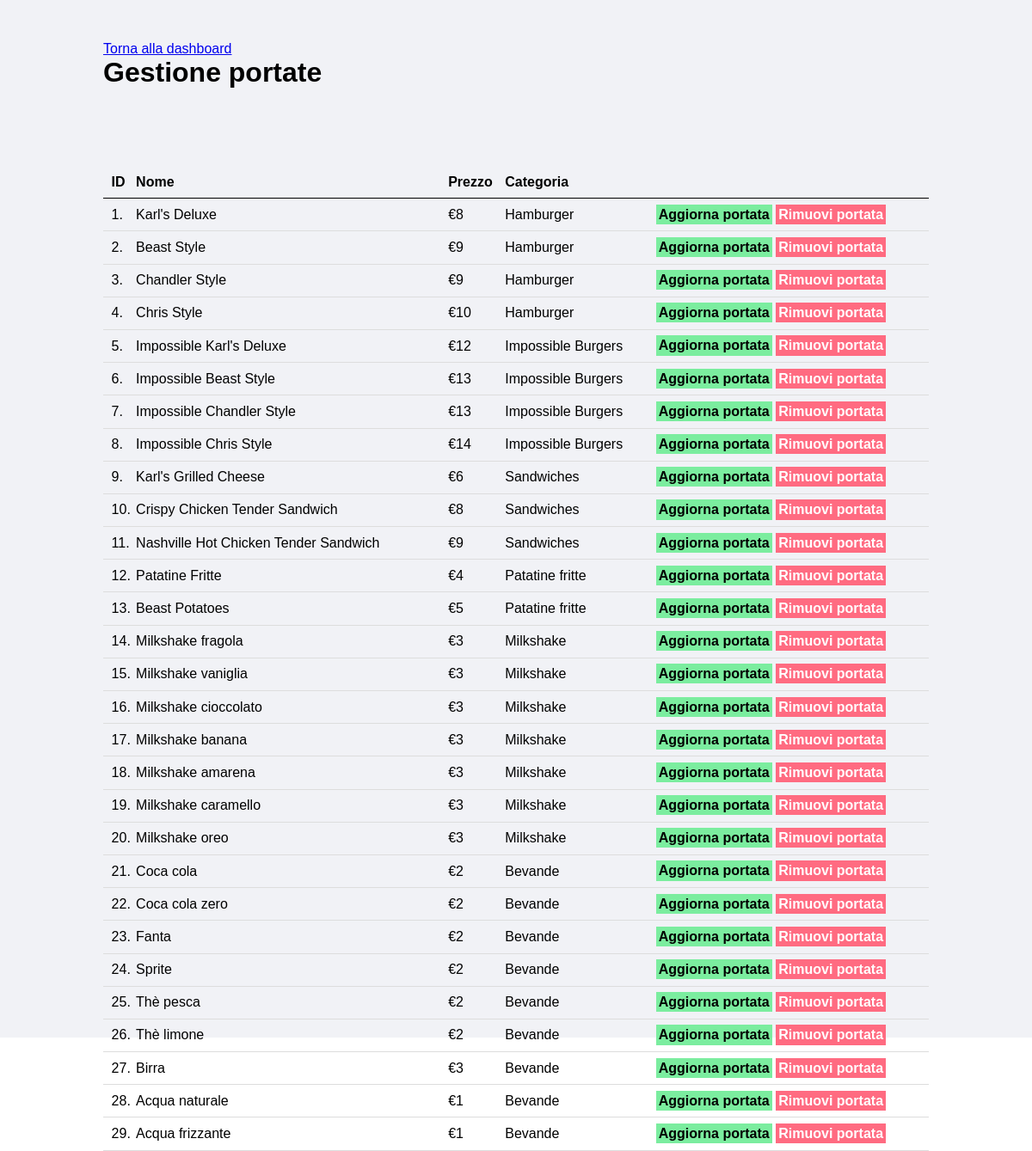
Screenshot of /pages/admin/pages/gestisciPortata.php with the database file from the repository.
### tables this page shows
CREATE TABLE `portata` (
  `id` int(11) NOT NULL,
  `nome` varchar(50) NOT NULL,
  `prezzo` int(11) NOT NULL,
  `tipologia` varchar(255) NOT NULL,
  `descrizione` varchar(255) NOT NULL,
  `allergeni` varchar(255) NOT NULL,
  `img` varchar(255) NOT NULL
);

### pages/admin/pages/gestisciPortata.php (the view, shortened to what this page needs)
<?php
  require_once('../../connessione.php');
?>
<html>
    <head>
        <link rel="stylesheet" type="text/css" href="../css/style.css">
    </head>
    <body>
        <div class="main-content">
            <div class="wrapper">
            <a href="../index.php">Torna alla dashboard</a>
                <h1>Gestione portate</h1>
                <br /><br />
                        <br /><br /><br />
                        <table class="tbl-full">
                            <tr>
                                <th>ID</th>
                                <th>Nome</th>
                                <th>Prezzo</th>
                                <th>Categoria</th>
                                <th></th>
                            </tr>
                            <?php
                                $sql = "SELECT * FROM Portata";
                                $res = $conn -> query($sql);
                                if($res -> num_rows > 0){
                                    while($row = $res -> fetch_assoc()){
                                        $id = $row['id'];
                                        $title = $row['nome'];
                                        $price = $row['prezzo'];
                                        $type = $row['tipologia'];
                                        ?>
                                        <tr>
                                            <td><?php echo $id; ?>. </td>
                                            <td><?php echo $title; ?></td>
                                            <td>€<?php echo $price; ?></td>
                                            <td><?php echo $type?></td>
                                            <td>
                                                <a href="aggiornaPortata.php?id=<?php echo $id; ?>" class="btn-secondary">Aggiorna portata</a>
                                                <a href="rimuoviPortata.php?id=<?php echo $id; ?>" class="btn-danger">Rimuovi portata</a>
                                            </td>
                                        </tr>
                                        <?php
                                    }
                                }
                                else
                                {
                                    echo "<tr> <td colspan='7' class='error'> Food not Added Yet. </td> </tr>";
                                }
                            ?>
                        </table>
            </div>
        </div>
    </body>
</html>

### pages/admin/css/style.css (style rules this page uses)
* { margin: 0; padding: 0; font-family: Arial, Helvetica, sans-serif; }
.wrapper { padding: 1%; width: 80%; height: 83%; margin: 0 auto; }
.tbl-full { width: 100%; }
table { border-collapse: collapse; width: 100%; }
th, td { padding: 8px; text-align: left; border-bottom: 1px solid #ddd; }
table tr th { border-bottom: 1px solid black; padding: 1%; text-align: left; }
table tr td { padding: 1%; }
.btn-secondary { background-color: #7bed9f; padding: 1%; color: black; text-decoration: none; font-weight: bold; }
.btn-danger { background-color: #ff6b81; padding: 1%; color: white; text-decoration: none; font-weight: bold; }
.main-content { background-color: #f1f2f6; padding: 3% 0; }

### rows the page displays
portata: id "1", nome "Karl's Deluxe", prezzo "8", tipologia "Hamburger"
portata: id "2", nome "Beast Style", prezzo "9", tipologia "Hamburger"
portata: id "3", nome "Chandler Style", prezzo "9", tipologia "Hamburger"
portata: id "4", nome "Chris Style", prezzo "10", tipologia "Hamburger"
portata: id "5", nome "Impossible Karl's Deluxe", prezzo "12", tipologia "Impossible Burgers"
portata: id "6", nome "Impossible Beast Style", prezzo "13", tipologia "Impossible Burgers"
portata: id "7", nome "Impossible Chandler Style", prezzo "13", tipologia "Impossible Burgers"
portata: id "8", nome "Impossible Chris Style", prezzo "14", tipologia "Impossible Burgers"
portata: id "9", nome "Karl's Grilled Cheese", prezzo "6", tipologia "Sandwiches"
portata: id "10", nome "Crispy Chicken Tender Sandwich", prezzo "8", tipologia "Sandwiches"
portata: id "11", nome "Nashville Hot Chicken Tender Sandwich", prezzo "9", tipologia "Sandwiches"
portata: id "12", nome "Patatine Fritte", prezzo "4", tipologia "Patatine fritte"
portata: id "13", nome "Beast Potatoes", prezzo "5", tipologia "Patatine fritte"
portata: id "14", nome "Milkshake fragola", prezzo "3", tipologia "Milkshake"
portata: id "15", nome "Milkshake vaniglia", prezzo "3", tipologia "Milkshake"
portata: id "16", nome "Milkshake cioccolato", prezzo "3", tipologia "Milkshake"
portata: id "17", nome "Milkshake banana", prezzo "3", tipologia "Milkshake"
portata: id "18", nome "Milkshake amarena", prezzo "3", tipologia "Milkshake"
portata: id "19", nome "Milkshake caramello", prezzo "3", tipologia "Milkshake"
portata: id "20", nome "Milkshake oreo", prezzo "3", tipologia "Milkshake"
portata: id "21", nome "Coca cola", prezzo "2", tipologia "Bevande"
portata: id "22", nome "Coca cola zero", prezzo "2", tipologia "Bevande"
portata: id "23", nome "Fanta", prezzo "2", tipologia "Bevande"
portata: id "24", nome "Sprite", prezzo "2", tipologia "Bevande"
portata: id "25", nome "Thè pesca", prezzo "2", tipologia "Bevande"
portata: id "26", nome "Thè limone", prezzo "2", tipologia "Bevande"
portata: id "27", nome "Birra", prezzo "3", tipologia "Bevande"
portata: id "28", nome "Acqua naturale", prezzo "1", tipologia "Bevande"
portata: id "29", nome "Acqua frizzante", prezzo "1", tipologia "Bevande"
